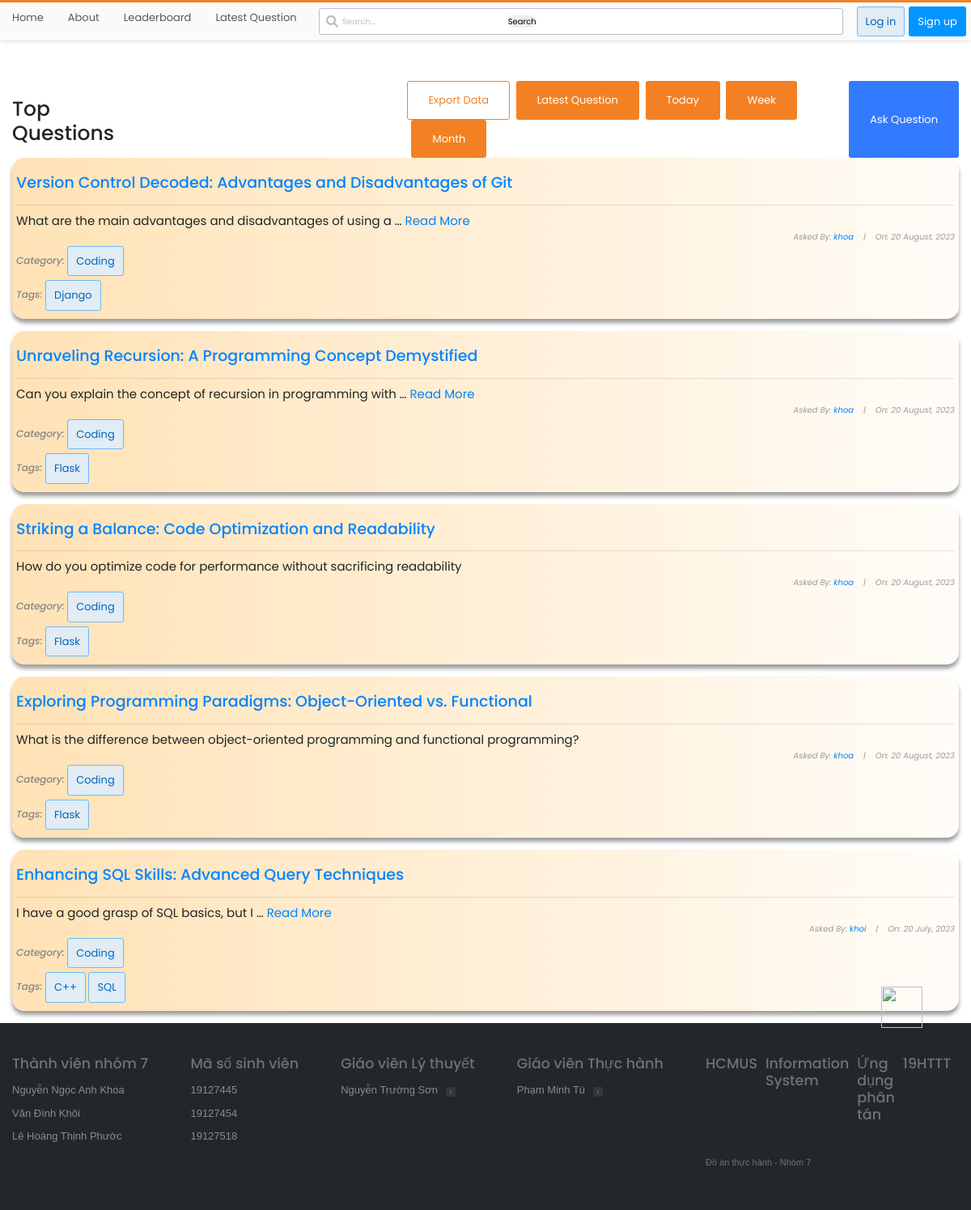
/questions/category/Coding/, run on the app's committed database.
### stackbase/models.py (models this page shows, shortened)
class Question(models.Model):
    user = models.ForeignKey(User, on_delete=models.CASCADE)
    title = models.CharField(max_length=10000)
    content = RichTextField()
    likes = models.ManyToManyField(User, related_name='question_post')
    date_created = models.DateTimeField(default=timezone.now)
    category = models.ForeignKey(Category, on_delete=models.CASCADE, null=True)
    tags = models.ManyToManyField(Tag, blank=True)

class Category(models.Model):
    name = models.CharField(max_length=100)
    tags = models.ManyToManyField('Tag', related_name='categories')

class Tag(models.Model):
    name = models.CharField(max_length=100)

### stackbase/views.py (the view)
# urls.py: path('questions/category/<str:category>/', views.CategoryQuestionListView.as_view(), name="category-question-lists"),
class CategoryQuestionListView(ListView):
    model = Question
    template_name = (
        "stackbase/question_list.html"  # Replace with your actual template name
    )
    context_object_name = "questions"
    ordering = ["-date_created"]
    def get_queryset(self):
        category_name = self.kwargs["category"]
        tab = self.request.GET.get("tab", None)
        query_params = QueryDict(mutable=True)
        query_params.update(self.request.GET)
        query_params.pop(
            "category", None
        )  # Remove the 'category' parameter from the query params
        query_string = query_params.urlencode()
        if tab == "today":
            start_date = datetime.now().date()
            end_date = start_date + timedelta(days=1)
            queryset = Question.objects.filter(
                category__name=category_name,
                date_created__gte=start_date,
                date_created__lt=end_date,
            ).order_by("-date_created")
        elif tab == "week":
            start_date = datetime.now() - timedelta(weeks=1)
            queryset = Question.objects.filter(
                category__name=category_name, date_created__gte=start_date
            ).order_by("-date_created")
        elif tab == "month":
            start_date = datetime.now() - timedelta(days=30)
            queryset = Question.objects.filter(
                category__name=category_name, date_created__gte=start_date
            ).order_by("-date_created")
        else:
            queryset = Question.objects.filter(category__name=category_name).order_by(
                "-date_created"
            )
        if tab:
            query_string += f"&tab={tab}"
        queryset = queryset.order_by("-date_created")
        return queryset

### stackbase/templates/stackbase/question_list.html (shortened to what this page needs)
{% extends 'base.html' %}
{% block content %}
<!DOCTYPE html>
<html lang="en">
<head>
</head>
<body>
    <div class="container">
        <div id="sub-nav">
            <h1 id="fh1">Top Questions</h1>
            <div>
                {% if category %}
                    <a id="export-data-btn" class="btn btn-developers" href="#">Export Data</a>
                {% elif tags %}
                    <a id="export-data-btn" class="btn btn-developers" href="#">Export Data</a>
                {% else %}
                    <a id="export-data-btn" class="btn btn-developers" href="#">Export Data</a>
                {% endif %}
                <a class="btn btn-businesses" href="{% url 'stackbase:question-lists' %}">Latest Question</a>
                <a class="btn btn-businesses" href="?tab=today{% if category %}&category={{ category }}{% endif %}">Today</a>
                <a class="btn btn-businesses" href="?tab=week{% if category %}&category={{ category }}{% endif %}">Week</a>
                <a class="btn btn-businesses" href="?tab=month{% if category %}&category={{ category }}{% endif %}">Month</a>
            </div>
            {% if user.is_authenticated %}
                <button class="btn" id="logout-btn"><a id="fa" href="{% url 'stackbase:question-create'%}" style="color: white; text-decoration: none;">Ask Question</a></button>
            {% else %}
                <button class="btn" id="logout-btn"><a id="fa" href="{% url 'login' %}" style="color: white; text-decoration: none;">Ask Question</a></button>
            {% endif %}
        </div>
        <div class="list-question">
            <div class="questions">
                {% for question in questions %}
                <div class="container" style="background: linear-gradient(to right, rgb(255, 226, 182), rgba(255, 166, 0, 0.027)); padding: 5px; box-shadow: rgba(0, 0, 0, 0.383) 0px 5px 5px 0px; border-radius: 15px;" >
                    <div id="title-sec" style="display: flex; align-items: center;">
                        <h3 id="fh3"><a href="{% url 'stackbase:question-detail' question.id%}">{{ question.title }}</a></h3>
                    </div>
                    <hr>
                    {% if question.content|wordcount <= 10 %}
                    <h6 id="fh6" style="text-align: left;">{{ question.content}}</h6>
                    {% else %}
                    <h6 id="fh6" style="text-align: left;">{{ question.content|truncatewords:10}} <a href="{% url 'stackbase:question-detail' question.id%}">Read More</a></h6>
                    {% endif %}
                    <h6 id="fh6" style="font-size: 10px; font-style: italic; color: rgb(155, 155, 155);">Asked By: <a href="{% url 'profile' %}">{{ question.user }}</a>&nbsp;&nbsp;&nbsp; |&nbsp;&nbsp;&nbsp; On: {{question.date_created|date:"j F, Y"}}</h6>
                    <h5 style="text-align: left; font-size: 12px; font-style: italic;">
                        Category: {% if question.category %}
                            <a href="{% url 'stackbase:category-question-lists' question.category.name %}" style="text-decoration: none;">
                                <button class="btn btn-login">{{ question.category.name }}</button>
                            </a>
                        {% else %}
                            None
                        {% endif %}
                    </h5>
                    <h5 style="text-align: left; font-size: 12px; font-style: italic;">Tags:
                        {% for tag in question.tags.all %}
                        <div class="tag-box">
                            <a href="{% url 'stackbase:tag-question-lists' tag.name %}" style="text-decoration: none;">
                                <button class="btn btn-login">{{ tag.name }}</button>
                            </a>
                        </div>
                        {% endfor %}
                    </h5>
                </div> <br>
                {% endfor %}
            </div>
        </div>
    </div>
</body>
</html>
{% endblock content %}

### static/main.css (style rules this page uses)
:root { --white: #fff; --black: #0c0d0e; --orange: #f48024; --yellow: #fbf2d4; --green: #5eba7d; --blue: #0077cc; --powder: #e1ecf4; --red: #d1383d; --black-025: #fafafb; --black-050: #eff0f1; --black-075: #e4e6e8; --black-100: #d6d9dc; --black-150: #c8ccd0; --black-200: #bbc0c4; --black-300: #9fa6ad; --black-350: #9199a1; --black-400: #848d95; --black-500: #6a737c; --black-600: #535a60; --black-700: #3c4146; --black-750: #2f3337; --black-800: #242729; --black-900: #0c0d0e; --orange-050: #fff7f2; --orange-100: #fee3cf; --orange-200: #fcd0ad; --orange-300: #f7aa6d; --orange-400: #f48024; --orange-500: #f2720c; --orange-600: #da670b; --orange-700: #bd5c00; --orange-800: #a35200; --orange-900: #874600; --blue-050: #f2f9ff; --blue-100: #cfeafe; --blue-200: #addafc; --blue-300: #6cbbf7; --blue-400: #379fef; --blue-500: #0095ff; --blue-600: #0077cc; --blue-700: #0064bd; --blue-800: #0054a3; --blue-900: #004487; --powder-050: #f4f8fb; --powder-100: #e1ecf4; --powder-200: #d1e5f1; --powder-300: #b3d3ea; --powder-400: #a0c7e4; --powder-500: #7aa7c7; --powder-600: #5b8db1; --powder-700: #39739d; --powder-800: #2c5777; --powder-900: #1e3c52; --green-025: #eef8f1; --green-050: #dcf0e2; --green-100: #cae8d4; --green-200: #a6d9b7; --green-300: #82ca9a; --green-400: #5eba7d; --green-500: #48a868; --green-600: #3d8f58; --green-700: #2f6f44; --green-800: #29603b; --green-900: #1e472c; --yellow-050: #fdf7e3; --yellow-100: #fbf2d4; --yellow-200: #f1e5bc; --yellow-300: #e6d178; --yellow-400: #e9c63f; --yellow-500: #ddb624; --yellow-600: #cea51b; --yellow-700: #b89516; --yellow-800: #9f8010; --yellow-900: #826a0b; --red-050: #fdf3f4; --red-100: #f9d3d7; --red-200: #f4b4bb; --red-300: #e87c87; --red-400: #de535e; --red-500: #d1383d; --red-600: #c02d2e; --red-700: #ac2726; --red-800: #942121; --red-900: #7a1819; --gold: #ffcc01; --gold-lighter: #fff4d1; --gold-darker: #f1b600; --silver: #b4b8bc; --silver-lighter: #e8e8e8; --silver-darker: #9a9c9f; --bronze: #caa789; --bronze-lighter: #f2e9e1; --bronze-darker: #ab825f; --fc-dark: #0c0d0e; --fc-medium: #3c4146; --fc-light: #6a737c; --focus-ring: rgba(0,149,255,0.15); --focus-ring-success: rgba(166,217,183,0.4); --focus-ring-warning: rgba(233,198,63,0.4); --focus-ring-error: rgba(192,45,46,0.15); --focus-ring-muted: rgba(36,39,41,0.1); --bs-sm: 0 1px 2px rgba(0,0,0,0.05),0 1px 4px rgba(0,0,0,0.05),0 2px 8px rgba(0,0,0,0.05); --bs-md: 0 1px 3px rgba(0,0,0,0.06),0 2px 6px rgba(0,0,0,0.06),0 3px 8px rgba(0,0,0,0.09); --bs-lg: 0 1px 4px rgba(0,0,0,0.09),0 3px 8px rgba(0,0,0,0.09),0 4px 13px rgba(0,0,0,0.13); --scrollbar: rgba(0,0,0,0.2); --highlight-bg: #f6f6f6; --highlight-color: #2f3337; --highlight-comment: #656e77; --highlight-punctuation: var(--black-600); --highlight-namespace: #b75501; --highlight-attribute: #015692; --highlight-literal: #b75501; --highlight-symbol: #803378; --highlight-keyword: #015692; --highlight-variable: #54790d; --highlight-addition: #2f6f44; --highlight-deletion: #c02d2e; --dark-blue:#2b2d6e; --magnolia:#f7f6f9; }
*, *::before, *::after { margin: 0; padding: 0; box-sizing: border-box; }
html { font-family: Arial, "Helvetica Neue", Helvetica, sans-serif; font-size: 10px; color: var(--black-800); }
.container { width: 100%; max-width: 126.4rem; margin: 0 auto; padding: 0 1.5rem; }
a { text-decoration: none; color: var(--blue-600); cursor: pointer; }
.btn { text-align: center; font-size: 1.3rem; border-radius: 3px; transition: all 0.5s; padding: 1.3rem 2.5rem; }
.btn-login { background-color: var(--powder); color: var(--blue-700); border: 1px solid var(--blue-300); padding: 0.8rem 1rem; }
.btn-developers { background-color: var(--white); color: var(--orange-400); border: 1px solid var(--orange-400); }
.btn-businesses { background-color: var(--orange-400); color: var(--white); margin-left: 0.5rem; }

### stackbase/templates/stackbase/question_list.html (style rules this page uses)
body { margin-top: 100px; font-family: 'Poppins', sans-serif; }
#fh1 { margin-top: 20px; margin-right: 320px; }
#sub-nav { display: flex; justify-content: space-around; }
#logout-btn { background-color: rgb(50, 122, 255); }
#fh3 { text-align: left; font-size: 19px; padding-top: 15px; }
#fh6 { text-align: right; font-size: 15px; font-weight: normal; }
a { color: rgb(0, 132, 255); }
h5 { color: rgb(133, 133, 133); }
.tag-box { display: inline-block; }

### data on the page
Question: title "Version Control Decoded: Advantages and Disadvantages of Git", content "What are the main advantages and disadvantages of using a …", user "khoa", date_created "20 August, 2023", category.name "Coding"
Tag: name "Django"
Question: title "Unraveling Recursion: A Programming Concept Demystified", content "Can you explain the concept of recursion in programming with …", user "khoa", date_created "20 August, 2023", category.name "Coding"
Tag: name "Flask"
Question: title "Striking a Balance: Code Optimization and Readability", content "How do you optimize code for performance without sacrificing readability", user "khoa", date_created "20 August, 2023", category.name "Coding"
Question: title "Exploring Programming Paradigms: Object-Oriented vs. Functional", content "What is the difference between object-oriented programming and functional programming?", user "khoa", date_created "20 August, 2023", category.name "Coding"
Question: title "Enhancing SQL Skills: Advanced Query Techniques", content "I have a good grasp of SQL basics, but I …", user "khoi", date_created "20 July, 2023", category.name "Coding"
Tag: name "C++"
Tag: name "SQL"
